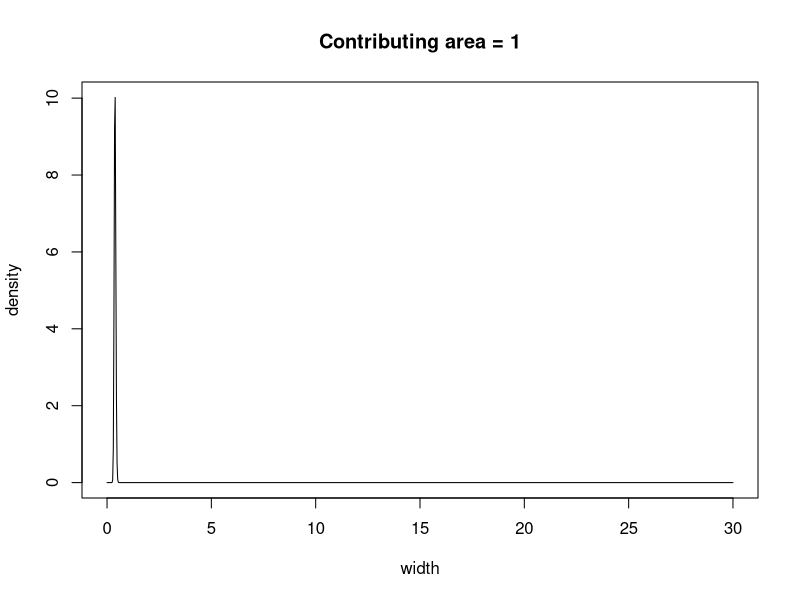
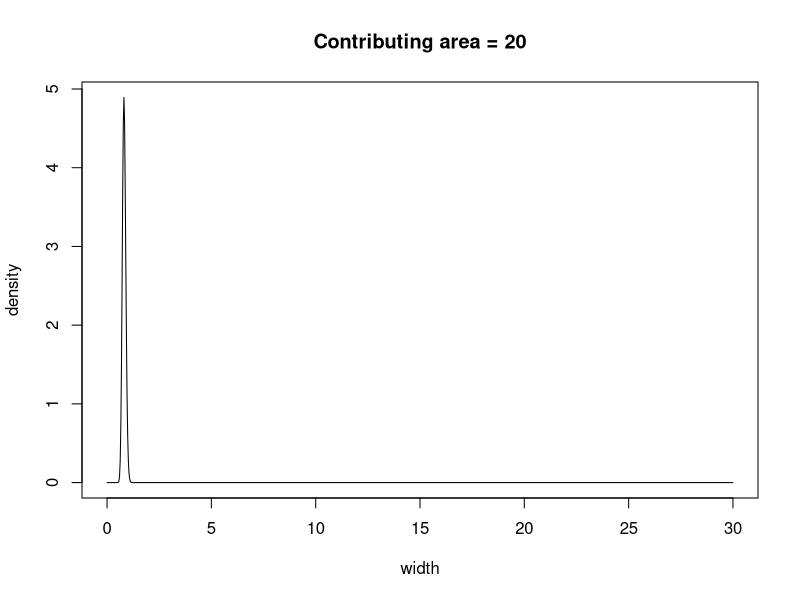
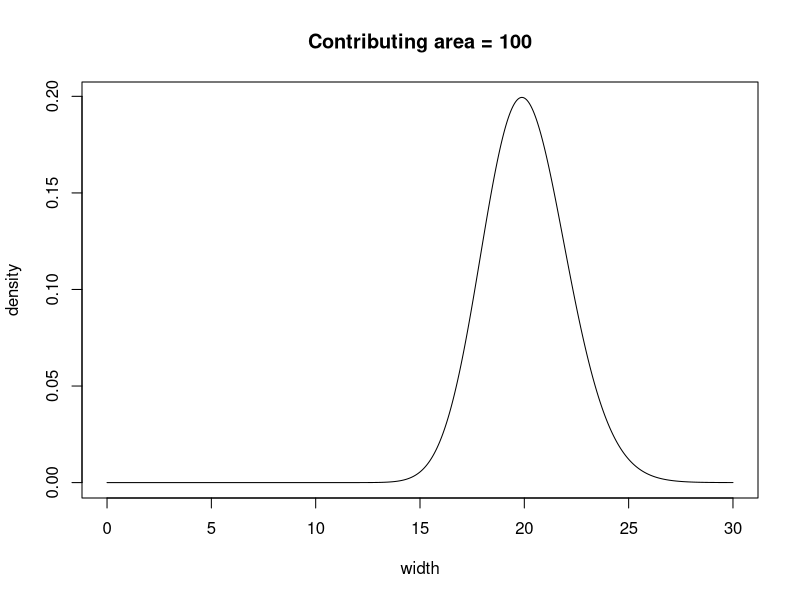
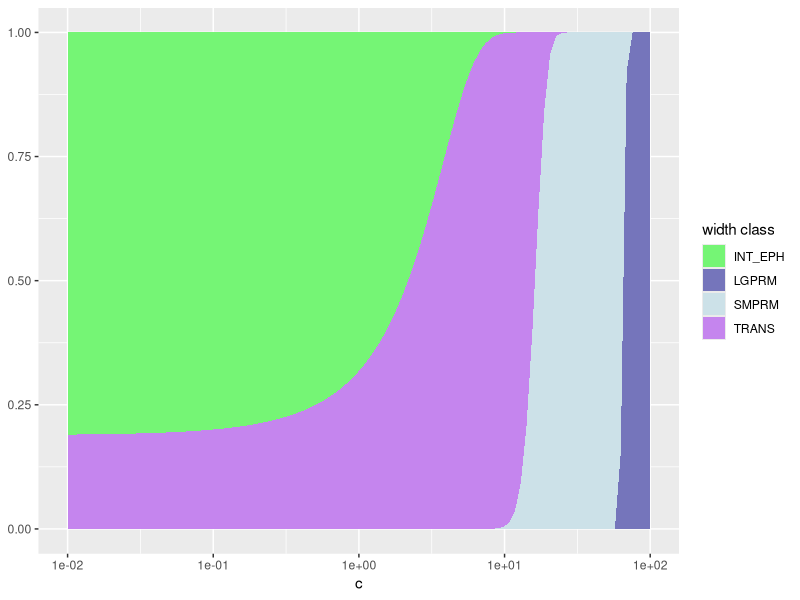

R code for these plots, in order:
## ---- chunk 1
suppressPackageStartupMessages({
  library(data.table)
  library(ggplot2)
})
## ---- chunk 2
alpha <- -1
beta <- .04
phi <- .01

plot_width <- function(c) {
  mu <- exp(alpha + beta*c)
  
  a <- 1/phi
  b <- 1/(mu*phi)
  
  x <- seq(0, 30, length = 1000)
  plot(x, dgamma(x, a, b), type = "l", main = paste0("Contributing area = ", c), xlab = "width", ylab = "density")

}
# contributing area = 0.1
plot_width(1)
# contributing area = 10
plot_width(20)
# contributing area = 100
plot_width(100)
## ---- chunk 3
# for contributing area from 0.01 to 100 on log scale: 
contributing_area <- 10^seq(-2, 2, length = 100)
# for each value of contributing area, get 
# probability of being in each width class

get_ord_dist <- function(c) {
  mu <- exp(alpha + beta*c)
  
  a <- 1/phi
  b <- 1/(mu*phi)
  c(t1 = pgamma(0.4, a, b),
    t2 = pgamma(0.7, a, b) - pgamma(0.4, a, b), 
    t3 = pgamma(5, a, b) - pgamma(0.7, a, b), 
    t4 = 1 - pgamma(5, a, b))
  
}

ord_dist <- data.frame(t(sapply(contributing_area, get_ord_dist)))
setDT(ord_dist)
ord_dist$c <- contributing_area
ggplot(ord_dist) + 
  geom_ribbon(aes(x = c, ymin = 0, ymax = t4, fill = "LGPRM")) +
  geom_ribbon(aes(x = c, ymin = t4, ymax = t4 + t3, fill = "SMPRM")) + 
  geom_ribbon(aes(x = c, ymin = t4 + t3, ymax = t4 + t3 + t2, fill = "TRANS")) +
  geom_ribbon(aes(x = c, ymin = t4 + t3 + t2, ymax = 1, fill = "INT_EPH")) +
  scale_x_log10() +
  scale_fill_manual(name = "width class", 
                    values = c(LGPRM =  "#7575bb", 
                              SMPRM = "#cce1e8", 
                              TRANS = "#c585ee", 
                              INT_EPH = "#75f575"))

